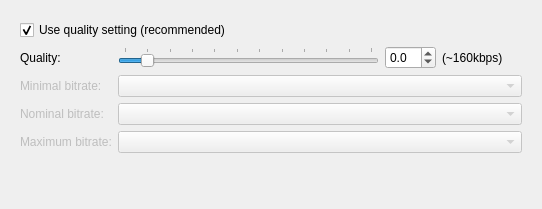
<?xml version="1.0" encoding="UTF-8"?>
<ui version="4.0">
 <class>oggConfigPage</class>
 <widget class="QWidget" name="oggConfigPage">
  <property name="geometry">
   <rect>
    <x>0</x>
    <y>0</y>
    <width>542</width>
    <height>209</height>
   </rect>
  </property>
  <property name="windowTitle">
   <string>Ogg encoding configuration</string>
  </property>
  <layout class="QVBoxLayout" name="verticalLayout_2">
   <item>
    <widget class="QWidget" name="widget" native="true">
     <layout class="QVBoxLayout" name="verticalLayout">
      <item>
       <widget class="QCheckBox" name="oggUseQualityCheck">
        <property name="text">
         <string>Use quality setting (recommended)</string>
        </property>
        <property name="checked">
         <bool>true</bool>
        </property>
       </widget>
      </item>
      <item>
       <layout class="QFormLayout" name="formLayout">
        <item row="0" column="0">
         <widget class="QLabel" name="qualityLabel">
          <property name="text">
           <string extracomment="OGG preferences: label caption">Quality:</string>
          </property>
         </widget>
        </item>
        <item row="0" column="1">
         <layout class="QHBoxLayout" name="horizontalLayout_6">
          <item>
           <widget class="QSlider" name="oggQualitySlider">
            <property name="sizePolicy">
             <sizepolicy hsizetype="Expanding" vsizetype="Fixed">
              <horstretch>0</horstretch>
              <verstretch>0</verstretch>
             </sizepolicy>
            </property>
            <property name="minimumSize">
             <size>
              <width>200</width>
              <height>0</height>
             </size>
            </property>
            <property name="minimum">
             <number>-10</number>
            </property>
            <property name="maximum">
             <number>100</number>
            </property>
            <property name="singleStep">
             <number>5</number>
            </property>
            <property name="pageStep">
             <number>10</number>
            </property>
            <property name="value">
             <number>0</number>
            </property>
            <property name="orientation">
             <enum>Qt::Horizontal</enum>
            </property>
            <property name="tickPosition">
             <enum>QSlider::TicksAbove</enum>
            </property>
            <property name="tickInterval">
             <number>10</number>
            </property>
           </widget>
          </item>
          <item>
           <widget class="QDoubleSpinBox" name="oggQualitySpin">
            <property name="minimumSize">
             <size>
              <width>50</width>
              <height>0</height>
             </size>
            </property>
            <property name="decimals">
             <number>1</number>
            </property>
            <property name="minimum">
             <double>-1.000000000000000</double>
            </property>
            <property name="maximum">
             <double>10.000000000000000</double>
            </property>
            <property name="singleStep">
             <double>0.100000000000000</double>
            </property>
           </widget>
          </item>
          <item>
           <widget class="QLabel" name="oggQualityLabel">
            <property name="minimumSize">
             <size>
              <width>80</width>
              <height>0</height>
             </size>
            </property>
            <property name="text">
             <string notr="true">(~160kbps)</string>
            </property>
            <property name="buddy">
             <cstring>oggQualitySpin</cstring>
            </property>
           </widget>
          </item>
         </layout>
        </item>
        <item row="1" column="0">
         <widget class="QLabel" name="oggMinBitrateLabel">
          <property name="enabled">
           <bool>false</bool>
          </property>
          <property name="text">
           <string>Minimal bitrate:</string>
          </property>
         </widget>
        </item>
        <item row="1" column="1">
         <widget class="QComboBox" name="oggMinBitrateCbx">
          <property name="enabled">
           <bool>false</bool>
          </property>
          <property name="toolTip">
           <string>Sets minimum bitrate (in kb/s).</string>
          </property>
         </widget>
        </item>
        <item row="2" column="0">
         <widget class="QLabel" name="oggNormBitrateLabel">
          <property name="enabled">
           <bool>false</bool>
          </property>
          <property name="text">
           <string>Nominal bitrate:</string>
          </property>
         </widget>
        </item>
        <item row="2" column="1">
         <widget class="QComboBox" name="oggNormBitrateCbx">
          <property name="enabled">
           <bool>false</bool>
          </property>
          <property name="toolTip">
           <string>Sets target bitrate (in kb/s).</string>
          </property>
         </widget>
        </item>
        <item row="3" column="0">
         <widget class="QLabel" name="oggMaxBitrateLabel">
          <property name="enabled">
           <bool>false</bool>
          </property>
          <property name="text">
           <string>Maximum bitrate:</string>
          </property>
         </widget>
        </item>
        <item row="3" column="1">
         <widget class="QComboBox" name="oggMaxBitrateCbx">
          <property name="enabled">
           <bool>false</bool>
          </property>
          <property name="toolTip">
           <string>Sets maximum bitrate (in kb/s).</string>
          </property>
         </widget>
        </item>
       </layout>
      </item>
     </layout>
    </widget>
   </item>
  </layout>
 </widget>
 <tabstops>
  <tabstop>oggUseQualityCheck</tabstop>
  <tabstop>oggQualitySlider</tabstop>
  <tabstop>oggQualitySpin</tabstop>
 </tabstops>
 <resources/>
 <connections/>
</ui>
